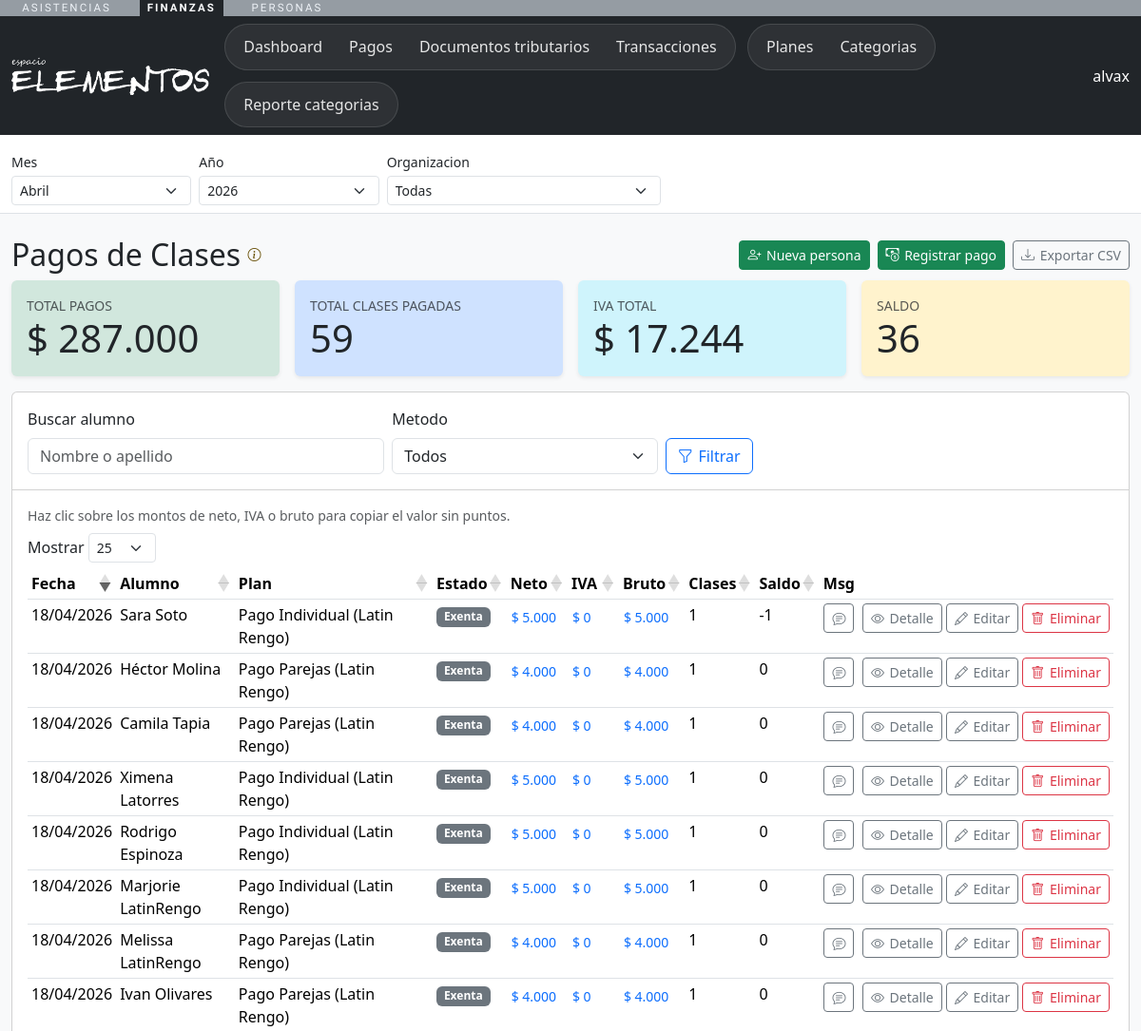
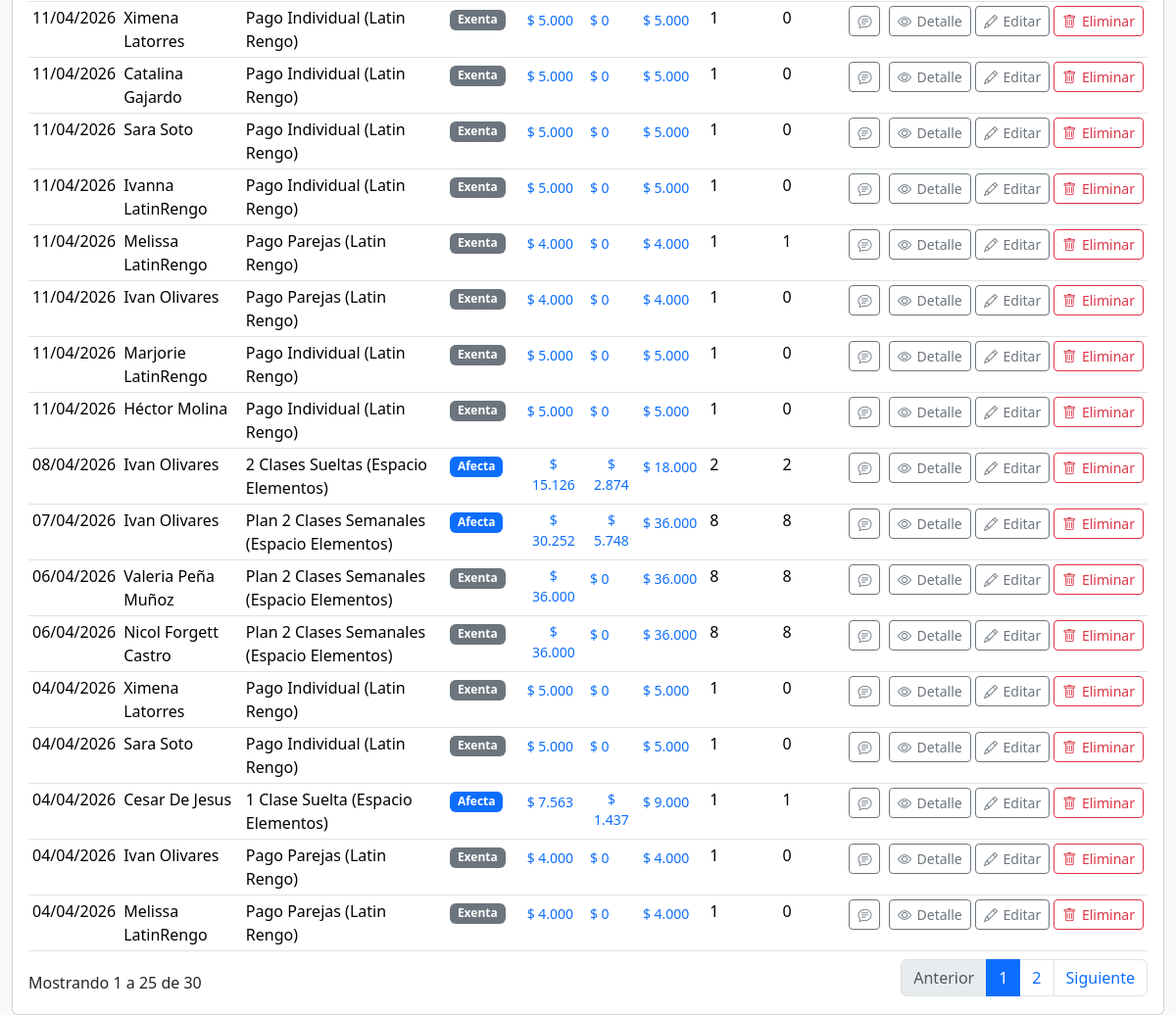
/finanzas/pagos/ (signed in), run on an earlier commit of the app's database (2 pictures, top to bottom).
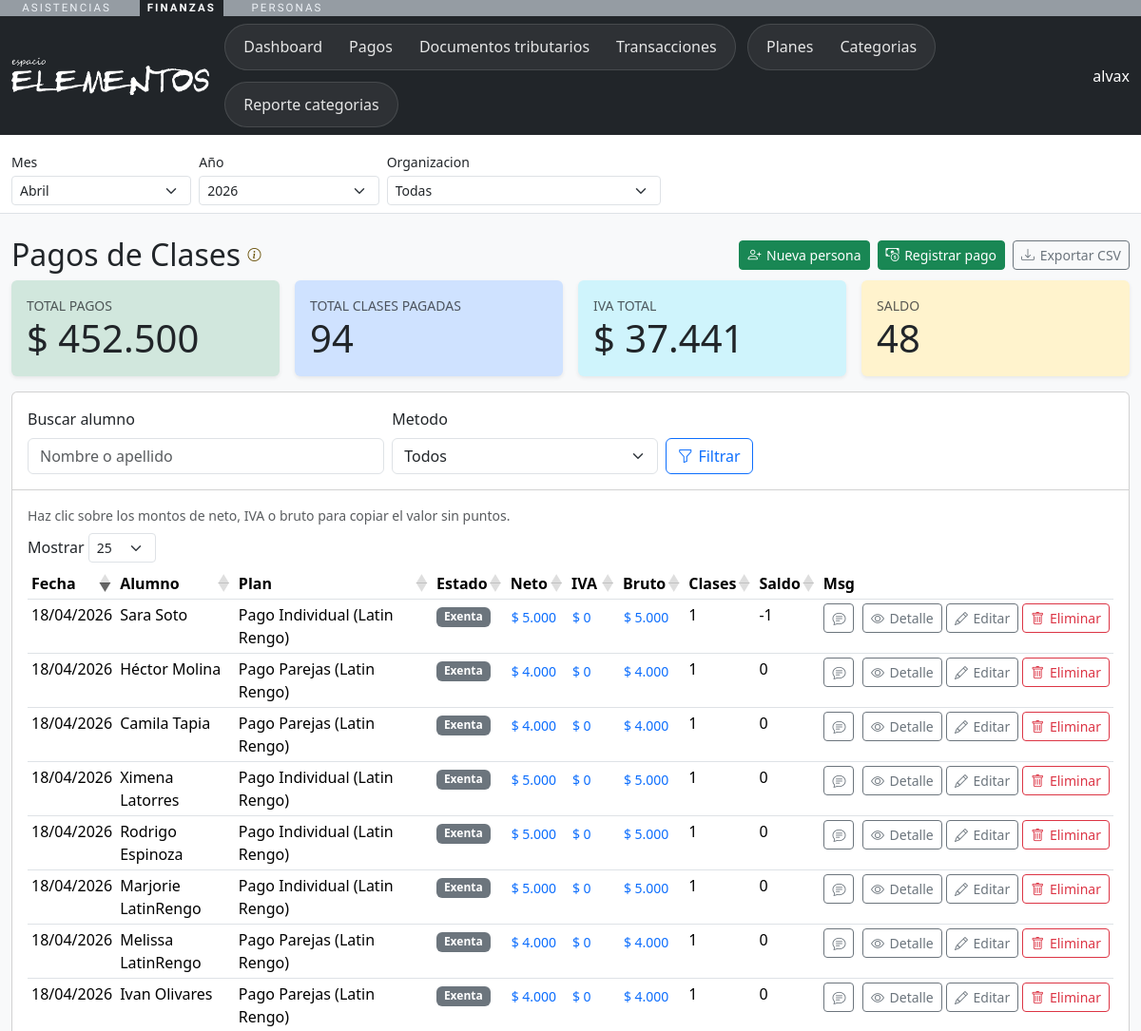
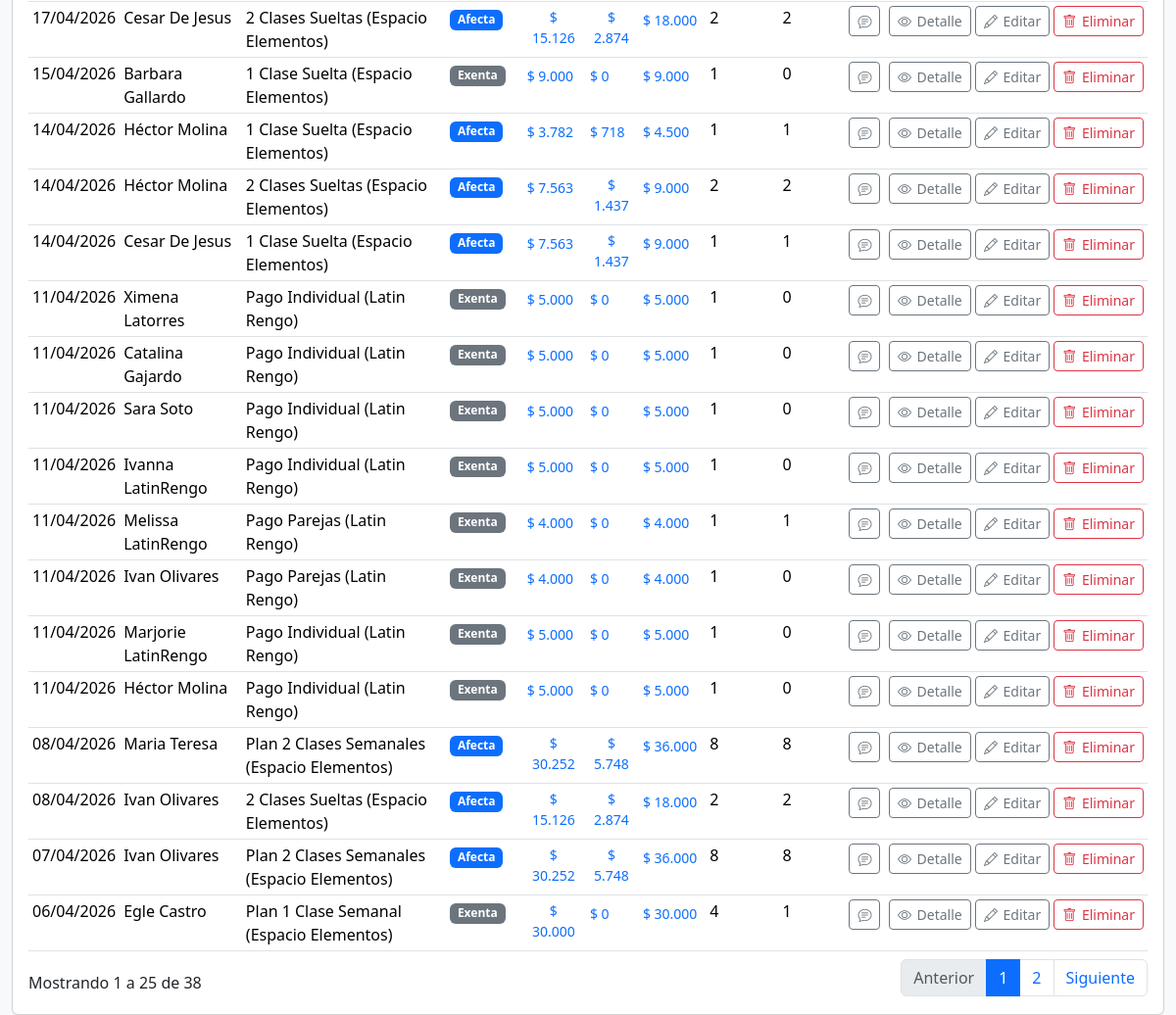
And on a later commit of the database (2 pictures, top to bottom).
### finanzas/models.py (models this page shows, shortened)
class TimeStampedModel(models.Model):
    creado_en = models.DateTimeField(auto_now_add=True)
    actualizado_en = models.DateTimeField(auto_now=True)
    class Meta:
        abstract = True

class Payment(TimeStampedModel):
    class Metodo(models.TextChoices):
        EFECTIVO = "efectivo", "Efectivo"
        TRANSFERENCIA = "transferencia", "Transferencia"
        TARJETA = "tarjeta", "Tarjeta"
        OTRO = "otro", "Otro"
    persona = models.ForeignKey(
        "personas.Persona",
        on_delete=models.PROTECT,
        related_name="pagos_financieros",
        limit_choices_to={"roles__rol__codigo__iexact": "ESTUDIANTE", "roles__activo": True},
    )
    organizacion = models.ForeignKey(
        "personas.Organizacion",
        on_delete=models.CASCADE,
        related_name="pagos_financieros",
    )
    plan = models.ForeignKey(
        PaymentPlan,
        on_delete=models.SET_NULL,
        related_name="pagos",
        null=True,
        blank=True,
    )
    documento_tributario = models.ForeignKey(
        DocumentoTributario,
        on_delete=models.SET_NULL,
        related_name="pagos_asociados",
        null=True,
        blank=True,
    )
    fecha_pago = models.DateField(default=timezone.localdate)
    metodo_pago = models.CharField(max_length=20, choices=Metodo.choices, default=Metodo.TRANSFERENCIA)
    numero_comprobante = models.CharField(max_length=100, blank=True, default="")
    aplica_iva = models.BooleanField(default=True)
    monto_incluye_iva = models.BooleanField(default=False)
    monto_referencia = models.DecimalField(max_digits=12, decimal_places=2, default=0)
    monto_neto = models.DecimalField(max_digits=12, decimal_places=2, default=0)
    monto_iva = models.DecimalField(max_digits=12, decimal_places=2, default=0)
    monto_total = models.DecimalField(max_digits=12, decimal_places=2, default=0)
    clases_asignadas = models.PositiveIntegerField(default=0)
    observaciones = models.TextField(blank=True)
    class Meta:
        verbose_name = "Pago"
        verbose_name_plural = "Pagos"
        ordering = ["-fecha_pago", "-id"]
        db_table = "finanzas_payment"
        indexes = [
            models.Index(fields=["fecha_pago", "organizacion"]),
            models.Index(fields=["persona", "fecha_pago"]),
        ]

class PaymentPlan(TimeStampedModel):
    organizacion = models.ForeignKey(
        "personas.Organizacion",
        on_delete=models.CASCADE,
        related_name="planes_pago",
    )
    nombre = models.CharField(max_length=150)
    num_clases = models.PositiveIntegerField(default=1)
    precio = models.DecimalField(max_digits=12, decimal_places=2)
    precio_incluye_iva = models.BooleanField(default=False)
    es_por_defecto = models.BooleanField(default=False)
    fecha_inicio = models.DateField(null=True, blank=True)
    fecha_fin = models.DateField(null=True, blank=True)
    descripcion = models.TextField(blank=True)
    activo = models.BooleanField(default=True)
    class Meta:
        verbose_name = "Plan de pago"
        verbose_name_plural = "Planes de pago"
        ordering = ["organizacion__nombre", "nombre"]
        db_table = "finanzas_paymentplan"
        unique_together = ("organizacion", "nombre")
    def __str__(self) -> str:
        return f"{self.nombre} ({self.organizacion})"

### personas/models.py (models this page shows, shortened)
class Persona(models.Model):
    nombres = models.CharField(max_length=150)
    apellidos = models.CharField(max_length=150)
    email = models.EmailField(unique=True, null=True, blank=True)
    telefono = models.CharField(max_length=50, blank=True)
    rut = models.CharField(
        max_length=20,
        blank=True,
        default="",
        validators=[validar_rut_chileno],
    )
    fecha_nacimiento = models.DateField(null=True, blank=True)
    activo = models.BooleanField(default=True)
    user = models.OneToOneField(
        settings.AUTH_USER_MODEL,
        on_delete=models.CASCADE,
        null=True,
        blank=True,
        related_name="persona",
    )
    creado_en = models.DateTimeField(auto_now_add=True)
    actualizado_en = models.DateTimeField(auto_now=True)
    class Meta:
        verbose_name = "Persona"
        verbose_name_plural = "Personas"
        ordering = ["apellidos", "nombres"]
        db_table = "cuentas_persona"
    def __str__(self) -> str:
        return f"{self.nombres} {self.apellidos}".strip()
    @property
    def nombre_completo(self) -> str:
        return f"{self.nombres} {self.apellidos}".strip()

class Organizacion(models.Model):
    nombre = models.CharField(max_length=255)
    razon_social = models.CharField(max_length=255, blank=True)
    rut = models.CharField(max_length=20, unique=True)
    es_exenta_iva = models.BooleanField(
        default=False,
        help_text="Marcar si la organizacion aplica exencion de IVA (Ley 21.622).",
    )
    email_contacto = models.EmailField(blank=True)
    telefono_contacto = models.CharField(max_length=50, blank=True)
    sitio_web = models.URLField(blank=True)
    direccion = models.CharField(max_length=255, blank=True)
    creada_en = models.DateTimeField(auto_now_add=True)
    actualizada_en = models.DateTimeField(auto_now=True)
    class Meta:
        verbose_name = "Organizacion"
        verbose_name_plural = "Organizaciones"
        ordering = ["nombre"]
        db_table = "organizaciones_organizacion"
    def __str__(self) -> str:
        return self.nombre

### finanzas/views.py (the view, shortened to what this page needs)
# urls.py: path("pagos/", views.pagos_list, name="pagos_list"),
@admin_finanzas_required
def pagos_list(request):
    organizacion = _organizacion_desde_request(request)
    form = PaymentForm(
        request.POST if request.method == "POST" and "guardar_pago" in request.POST else None,
        initial={"organizacion": organizacion.pk} if organizacion else None,
    )
    persona_form = PersonaRapidaForm(
        request.POST if request.method == "POST" and "agregar_persona" in request.POST else None
    )
    open_nueva_persona = False
    context = _contexto_pagos_list(request, form=form, persona_form=persona_form, open_nueva_persona=open_nueva_persona)
    return render(request, "finanzas/pagos_list.html", context)

### asistencias/forms.py
class PersonaRapidaForm(forms.Form):
    nombres = forms.CharField(
        max_length=150,
        required=True,
        widget=forms.TextInput(attrs={"class": "form-control", "placeholder": "Nombres"}),
    )
    apellidos = forms.CharField(
        max_length=150,
        required=False,
        widget=forms.TextInput(attrs={"class": "form-control", "placeholder": "Apellidos"}),
    )
    telefono = forms.CharField(
        max_length=50,
        required=False,
        widget=forms.TextInput(attrs={"class": "form-control", "placeholder": "Telefono"}),
    )

### asistencias/periodo.py (called while the page is built, shortened)
def _fin_de_mes(fecha):
    return (fecha.replace(day=28) + timedelta(days=4)).replace(day=1) - timedelta(days=1)

def _normalizar_mes(raw_mes, hoy):
    if raw_mes is None or str(raw_mes).strip() == "":
        return hoy.month

def _normalizar_anio(raw_anio, hoy):
    if raw_anio is None or str(raw_anio).strip() == "":
        return hoy.year

def aplicar_periodo(queryset, campo, *, request=None, mes=None, anio=None):
    filtros = filtros_periodo(campo, request=request, mes=mes, anio=anio)
    if not filtros:
        return queryset
    return queryset.filter(**filtros)

### finanzas/templates/finanzas/pagos_list.html (shortened to what the changed rows need)
{% extends "finanzas/base_finanzas.html" %}
{% load finanzas_format %}
{% block extra_head %}
<link href="https://cdn.jsdelivr.net/npm/tom-select@2.3.1/dist/css/tom-select.bootstrap5.min.css" rel="stylesheet">
<link rel="stylesheet" href="https://cdn.datatables.net/1.13.8/css/dataTables.bootstrap5.min.css">
{% endblock %}
{% block content %}
<div class="mt-4">
  <div class="d-flex justify-content-between align-items-center mb-2">
    <h2 class="mb-0 finanzas-help-title">Pagos de Clases {% include "finanzas/_help_tooltip.html" %}</h2>
  </div>
  <div class="row g-3 mb-3">
    <div class="col-md-6 col-xl-3">
      <div class="card border-0 shadow-sm bg-success-subtle">
        <div class="card-body">
          <div class="text-muted small text-uppercase">Total pagos</div>
          <div class="display-6">{{ total_pagos_monto|clp }}</div>
        </div>
      </div>
    </div>
    <div class="col-md-6 col-xl-3">
      <div class="card border-0 shadow-sm bg-primary-subtle">
        <div class="card-body">
          <div class="text-muted small text-uppercase">Total clases pagadas</div>
          <div class="display-6">{{ total_clases_pagadas }}</div>
        </div>
      </div>
    </div>
    <div class="col-md-6 col-xl-3">
      <div class="card border-0 shadow-sm bg-info-subtle">
        <div class="card-body">
          <div class="text-muted small text-uppercase">IVA total</div>
          <div class="display-6">{{ total_iva_monto|clp }}</div>
        </div>
      </div>
    </div>
    <div class="col-md-6 col-xl-3">
      <div class="card border-0 shadow-sm bg-warning-subtle">
        <div class="card-body">
          <div class="text-muted small text-uppercase">Saldo</div>
          <div class="display-6">{{ total_saldo_clases }}</div>
        </div>
      </div>
    </div>
  </div>
  <div class="card rounded-top-0">
    <div class="card-body table-responsive">
      <div class="small text-muted mb-2">
        Haz clic sobre los montos de neto, IVA o bruto para copiar el valor sin puntos.
      </div>
      {% if pagos %}
      <table id="tabla-pagos" class="table table-sm">
        <thead>
          <tr>
            <th>Fecha</th>
            <th>Alumno</th>
            <th>Plan</th>
            <th>Estado</th>
            <th>Neto</th>
            <th>IVA</th>
            <th>Bruto</th>
            <th>Clases</th>
            <th>Saldo</th>
            <th class="text-center">Msg</th>
            <th></th>
          </tr>
        </thead>
        <tbody>
          {% for pago in pagos %}
          <tr>
            <td data-order="{{ pago.fecha_pago|date:'Ymd' }}">{{ pago.fecha_pago|date:"d/m/Y" }}</td>
            <td>{{ pago.persona }}</td>
            <td>{{ pago.plan|default:"-" }}</td>
            <td data-order="{{ pago.monto_iva }}">
              <span class="badge {{ pago.estado_fiscal_badge_class }}">{{ pago.estado_fiscal_label }}</span>
            </td>
            <td data-order="{{ pago.monto_neto }}">
              <button
                type="button"
                class="btn btn-link btn-sm p-0 text-decoration-none js-copiar-monto"
                data-copy-value="{{ pago.monto_neto_copia }}"
                data-bs-toggle="tooltip"
                data-bs-placement="top"
                title="{{ pago.monto_neto|clp }} · clic para copiar {{ pago.monto_neto_copia }}"
              >
                {{ pago.monto_neto|clp }}
              </button>
            </td>
            <td data-order="{{ pago.monto_iva }}">
              <button
                type="button"
                class="btn btn-link btn-sm p-0 text-decoration-none js-copiar-monto"
                data-copy-value="{{ pago.monto_iva_copia }}"
                data-bs-toggle="tooltip"
                data-bs-placement="top"
                title="{{ pago.monto_iva|clp }} · clic para copiar {{ pago.monto_iva_copia }}"
              >
                {{ pago.monto_iva|clp }}
              </button>
            </td>
            <td data-order="{{ pago.monto_total }}">
              <button
                type="button"
                class="btn btn-link btn-sm p-0 text-decoration-none js-copiar-monto"
                data-copy-value="{{ pago.monto_total_copia }}"
                data-bs-toggle="tooltip"
                data-bs-placement="top"
                title="{{ pago.monto_total|clp }} · clic para copiar {{ pago.monto_total_copia }}"
              >
                {{ pago.monto_total|clp }}
              </button>
            </td>
            <td data-order="{{ pago.clases_asignadas }}">{{ pago.clases_asignadas }}</td>
            <td data-order="{{ pago.saldo_clases_calculado }}">{{ pago.saldo_clases_calculado }}</td>
            <td class="text-center">
              <button
                type="button"
                class="btn btn-sm btn-outline-secondary js-copiar-pago"
                data-copy-text="{{ pago.texto_copia|escape }}"
                data-tooltip-text="{{ pago.texto_copia|escape }} · clic para copiar"
                data-bs-toggle="tooltip"
                data-bs-placement="top"
                title="{{ pago.texto_copia|escape }} · clic para copiar"
                aria-label="Copiar texto sugerido del pago"
              >
                <i class="bi bi-chat-text"></i>
              </button>
            </td>
            <td class="text-nowrap">
              <a class="btn btn-sm btn-outline-secondary finanzas-btn" href="{% url 'finanzas:pago_detail' pago.pk %}{% if request.GET.urlencode %}?{{ request.GET.urlencode }}{% endif %}" title="Detalle">
                <i class="bi bi-eye"></i><span class="finanzas-btn-label">Detalle</span>
              </a>
              <a class="btn btn-sm btn-outline-secondary finanzas-btn" href="?{% if request.GET.urlencode %}{{ request.GET.urlencode }}&{% endif %}editar_pago={{ pago.pk }}" title="Editar">
                <i class="bi bi-pencil"></i><span class="finanzas-btn-label">Editar</span>
              </a>
              <a class="btn btn-sm btn-outline-danger finanzas-btn" href="{% url 'finanzas:pago_delete' pago.pk %}?{{ request.GET.urlencode }}" title="Eliminar">
                <i class="bi bi-trash"></i><span class="finanzas-btn-label">Eliminar</span>
              </a>
            </td>
          </tr>
          {% endfor %}
        </tbody>
      </table>
      {% else %}
      <div class="text-center text-muted">Sin pagos registrados.</div>
      {% endif %}
    </div>
  </div>
</div>
{% endblock %}

What changed in the data, as far as the page shows it:
no longer on this page (row unchanged): Payment: fecha_pago "06/04/2026", persona "Valeria Peña Muñoz", plan "Plan 2 Clases Semanales (Espacio Elementos)", estado_fiscal_label "Exenta", monto_neto|clp "$ 36.000", monto_iva|clp "$ 0", monto_total|clp "$ 36.000", clases_asignadas "8", saldo_clases_calculado "8"
no longer on this page (row unchanged): Payment: fecha_pago "06/04/2026", persona "Nicol Forgett Castro", plan "Plan 2 Clases Semanales (Espacio Elementos)", estado_fiscal_label "Exenta", monto_neto|clp "$ 36.000", monto_iva|clp "$ 0", monto_total|clp "$ 36.000", clases_asignadas "8", saldo_clases_calculado "8"
no longer on this page (row unchanged): Payment: fecha_pago "04/04/2026", persona "Ximena Latorres", plan "Pago Individual (Latin Rengo)", estado_fiscal_label "Exenta", monto_neto|clp "$ 5.000", monto_iva|clp "$ 0", monto_total|clp "$ 5.000", clases_asignadas "1", saldo_clases_calculado "0"
no longer on this page (row unchanged): Payment: fecha_pago "04/04/2026", persona "Sara Soto", plan "Pago Individual (Latin Rengo)", estado_fiscal_label "Exenta", monto_neto|clp "$ 5.000", monto_iva|clp "$ 0", monto_total|clp "$ 5.000", clases_asignadas "1", saldo_clases_calculado "0"
no longer on this page (row unchanged): Payment: fecha_pago "04/04/2026", persona "Cesar De Jesus", plan "1 Clase Suelta (Espacio Elementos)", estado_fiscal_label "Afecta", monto_neto|clp "$ 7.563", monto_iva|clp "$ 1.437", monto_total|clp "$ 9.000", clases_asignadas "1", saldo_clases_calculado "1"
no longer on this page (row unchanged): Payment: fecha_pago "04/04/2026", persona "Ivan Olivares", plan "Pago Parejas (Latin Rengo)", estado_fiscal_label "Exenta", monto_neto|clp "$ 4.000", monto_iva|clp "$ 0", monto_total|clp "$ 4.000", clases_asignadas "1", saldo_clases_calculado "0"
no longer on this page (row unchanged): Payment: fecha_pago "04/04/2026", persona "Melissa LatinRengo", plan "Pago Parejas (Latin Rengo)", estado_fiscal_label "Exenta", monto_neto|clp "$ 4.000", monto_iva|clp "$ 0", monto_total|clp "$ 4.000", clases_asignadas "1", saldo_clases_calculado "0"
added Payment: fecha_pago "17/04/2026", persona "Cesar De Jesus", plan "2 Clases Sueltas (Espacio Elementos)", estado_fiscal_label "Afecta", monto_neto|clp "$ 15.126", monto_iva|clp "$ 2.874", monto_total|clp "$ 18.000", clases_asignadas "2", saldo_clases_calculado "2"
added Payment: fecha_pago "15/04/2026", persona "Barbara Gallardo", plan "1 Clase Suelta (Espacio Elementos)", estado_fiscal_label "Exenta", monto_neto|clp "$ 9.000", monto_iva|clp "$ 0", monto_total|clp "$ 9.000", clases_asignadas "1", saldo_clases_calculado "0"
added Payment: fecha_pago "14/04/2026", persona "Héctor Molina", plan "1 Clase Suelta (Espacio Elementos)", estado_fiscal_label "Afecta", monto_neto|clp "$ 3.782", monto_iva|clp "$ 718", monto_total|clp "$ 4.500", clases_asignadas "1", saldo_clases_calculado "1"
added Payment: fecha_pago "14/04/2026", persona "Héctor Molina", plan "2 Clases Sueltas (Espacio Elementos)", estado_fiscal_label "Afecta", monto_neto|clp "$ 7.563", monto_iva|clp "$ 1.437", monto_total|clp "$ 9.000", clases_asignadas "2", saldo_clases_calculado "2"
added Payment: fecha_pago "14/04/2026", persona "Cesar De Jesus", plan "1 Clase Suelta (Espacio Elementos)", estado_fiscal_label "Afecta", monto_neto|clp "$ 7.563", monto_iva|clp "$ 1.437", monto_total|clp "$ 9.000", clases_asignadas "1", saldo_clases_calculado "1"
added Payment: fecha_pago "08/04/2026", persona "Maria Teresa", plan "Plan 2 Clases Semanales (Espacio Elementos)", estado_fiscal_label "Afecta", monto_neto|clp "$ 30.252", monto_iva|clp "$ 5.748", monto_total|clp "$ 36.000", clases_asignadas "8", saldo_clases_calculado "8"
added Payment: fecha_pago "06/04/2026", persona "Egle Castro", plan "Plan 1 Clase Semanal (Espacio Elementos)", estado_fiscal_label "Exenta", monto_neto|clp "$ 30.000", monto_iva|clp "$ 0", monto_total|clp "$ 30.000", clases_asignadas "4", saldo_clases_calculado "1"
Also different on the page:
{{ total_pagos_monto|clp }}: "$ 287.000" → "$ 452.500"
{{ total_clases_pagadas }}: "59" → "94"
{{ total_iva_monto|clp }}: "$ 17.244" → "$ 37.441"
{{ total_saldo_clases }}: "36" → "48"
text written by a page script: "Mostrar Mostrando 1 a 25 de 30 Anterior 1 2 Siguiente" → "Mostrar Mostrando 1 a 25 de 38 Anterior 1 2 Siguiente"
